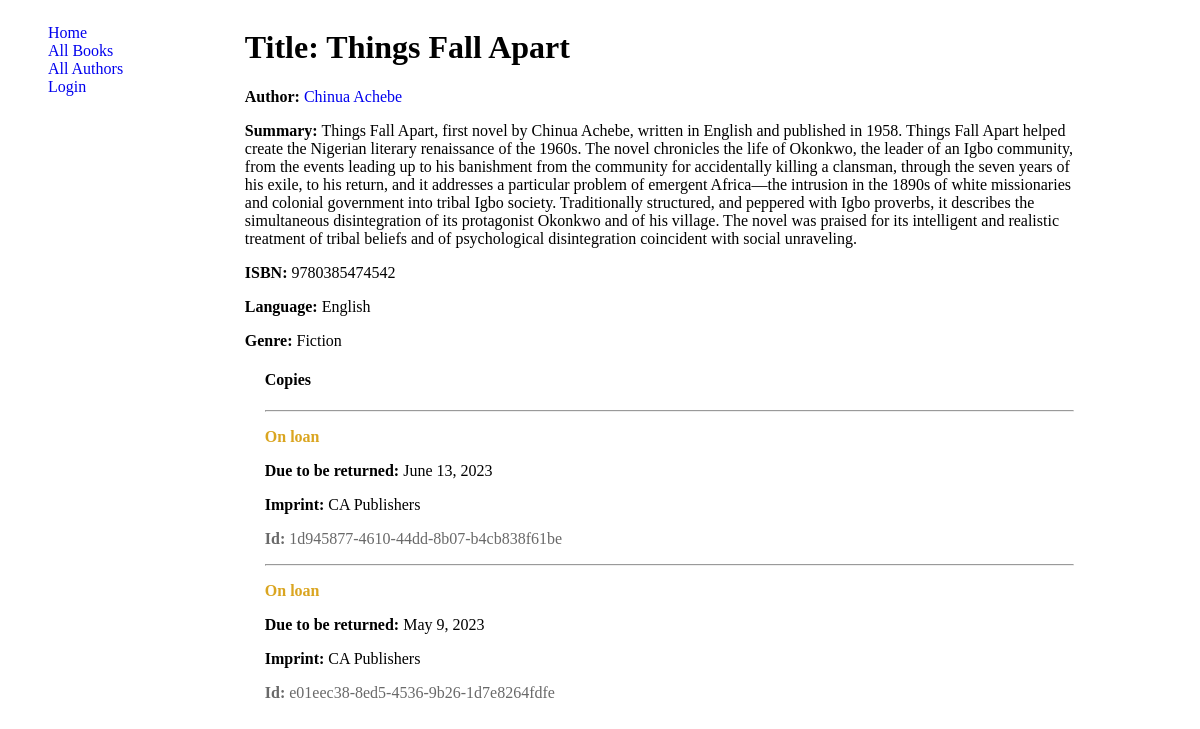
Page /catalog/book/1/ on the earlier database version.
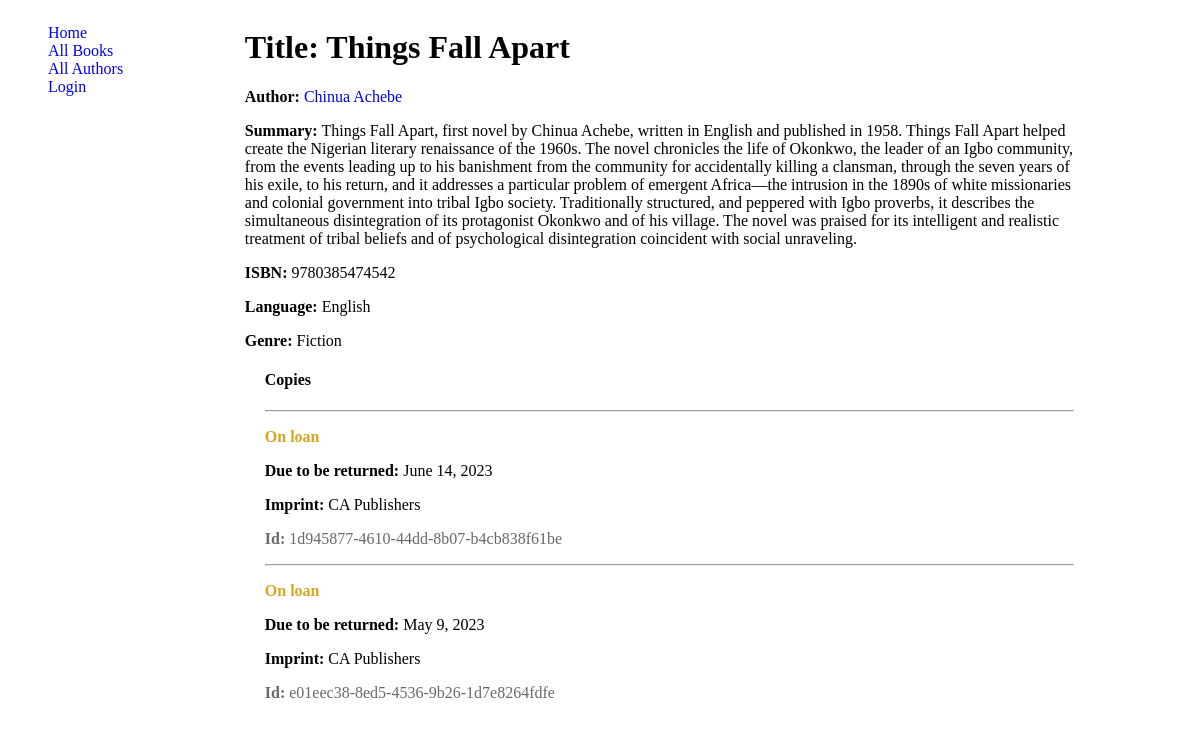
Same page on the later database version.
### catalog/models.py (models this page shows, shortened)
class BookInstance(models.Model):
    LOAN_STATUS = (
        ('m', 'Maintenance'),
        ('o', 'On loan'),
        ('a', 'Available'),
        ('r', 'Reserved'),
    )
    id = models.UUIDField(primary_key=True, default=uuid.uuid4, help_text='Unique ID for this particular book across whole library')
    book = models.ForeignKey(Book, on_delete=models.RESTRICT, null=True)
    imprint = models.CharField(max_length=150)
    due_back = models.DateField(blank=True, null=True)
    status =models.CharField(max_length=1, choices=LOAN_STATUS, default='m',help_text='Book availability',)
    borrower = models.ForeignKey(User, on_delete=models.SET_NULL, null=True, blank=True)
    class Meta:
        ordering = ['due_back']
        verbose_name = 'Book Instance'
    class Meta:
        permissions = (("can_mark_returned", "Set book as returned"), ("can_renew", "Can renew Borrwed Book") )

### catalog/views.py (the view)
# urls.py: path('book/<str:pk>/', BookDetail.as_view() ,name="book-detail"),
class BookDetail(DetailView):
    model = Book
    template_name = "book-detail.html"
    context_object_name = "book"

### catalog/models.py (called while the page is built)
    def get_absolute_url(self):
        return reverse('author-detail', args=[str(self.id)])

    def __str__(self):
        return f'{self.first_name} {self.last_name}'

    def __str__(self):
        return self.name

    def __str__(self):
        return self.name

### templates/book-detail.html (shortened to what this page needs)
{% extends 'base.html' %}
{% block content %}
  <h1>Title: {{ book.title }}</h1>
  <p><strong>Author:</strong> <a href="{{book.author.get_absolute_url}}">{{ book.author }}</a></p>
  <p><strong>Summary:</strong> {{ book.summary }}</p>
  <p><strong>ISBN:</strong> {{ book.ISBN }}</p>
  <p><strong>Language:</strong> {{ book.language }}</p>
  <p><strong>Genre:</strong> {{ book.genre.all|join:", " }}</p>
  <div style="margin-left:20px;margin-top:20px">
    <h4>Copies</h4>
    {% for copy in book.bookinstance_set.all %}
      <hr />
      <p
        class="{% if copy.status == 'a' %}text-success{% elif copy.status == 'm' %}text-danger{% else %}text-warning{% endif %}">
        {{ copy.get_status_display }}
      </p>
      {% if copy.status != 'a' %}
        <p><strong>Due to be returned:</strong> {{ copy.due_back }}</p>
      {% endif %}
      <p><strong>Imprint:</strong> {{ copy.imprint }}</p>
      <p class="text-muted"><strong>Id:</strong> {{ copy.id }}</p>
    {% endfor %}
  </div>
{% endblock %}

Differences in the rows shown:
changed BookInstance "1d945877-4610-44dd-8b07-b4cb838f61be": due_back "June 13, 2023" → "June 14, 2023"
